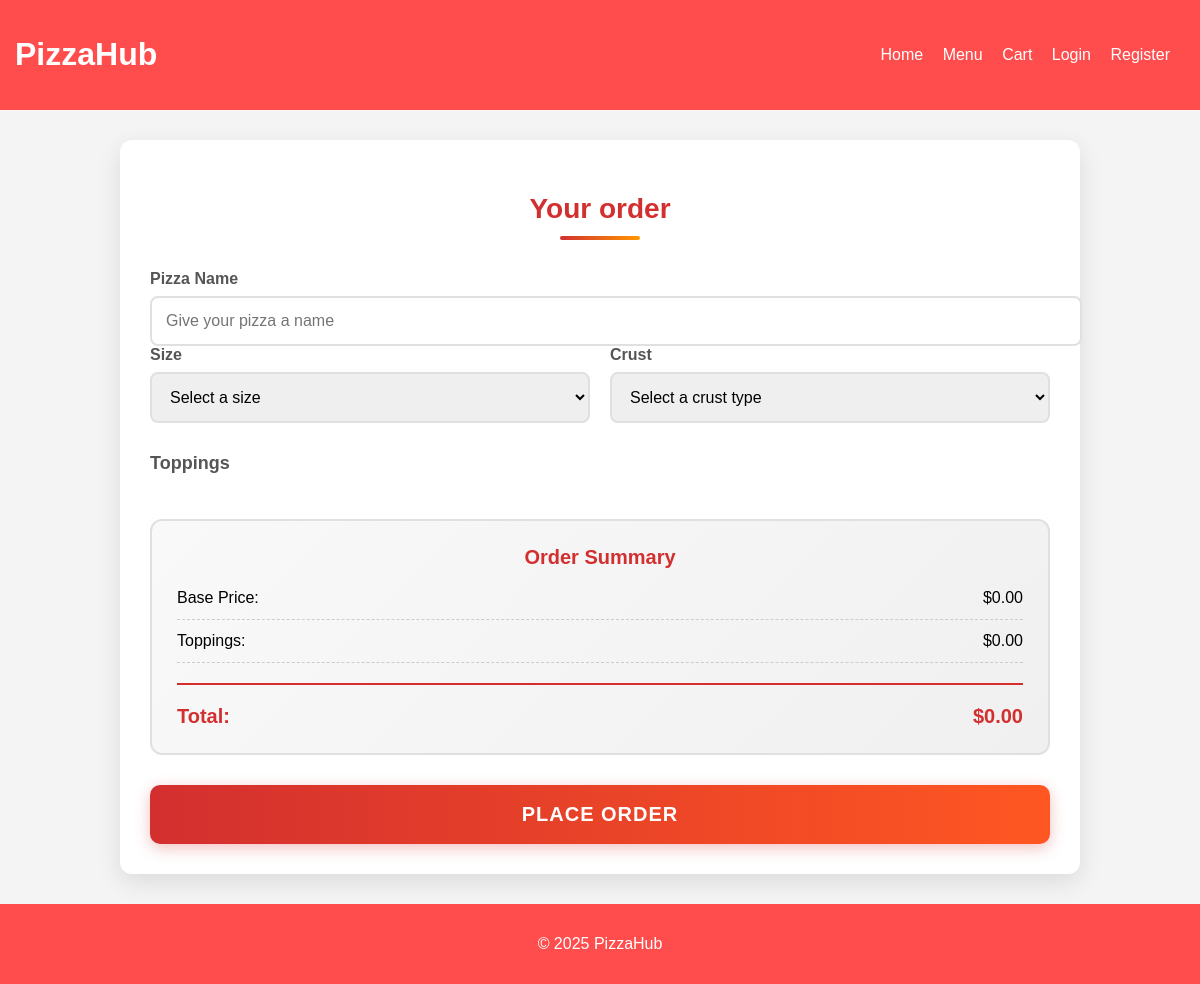
Before: /order-now/ with the older database file.
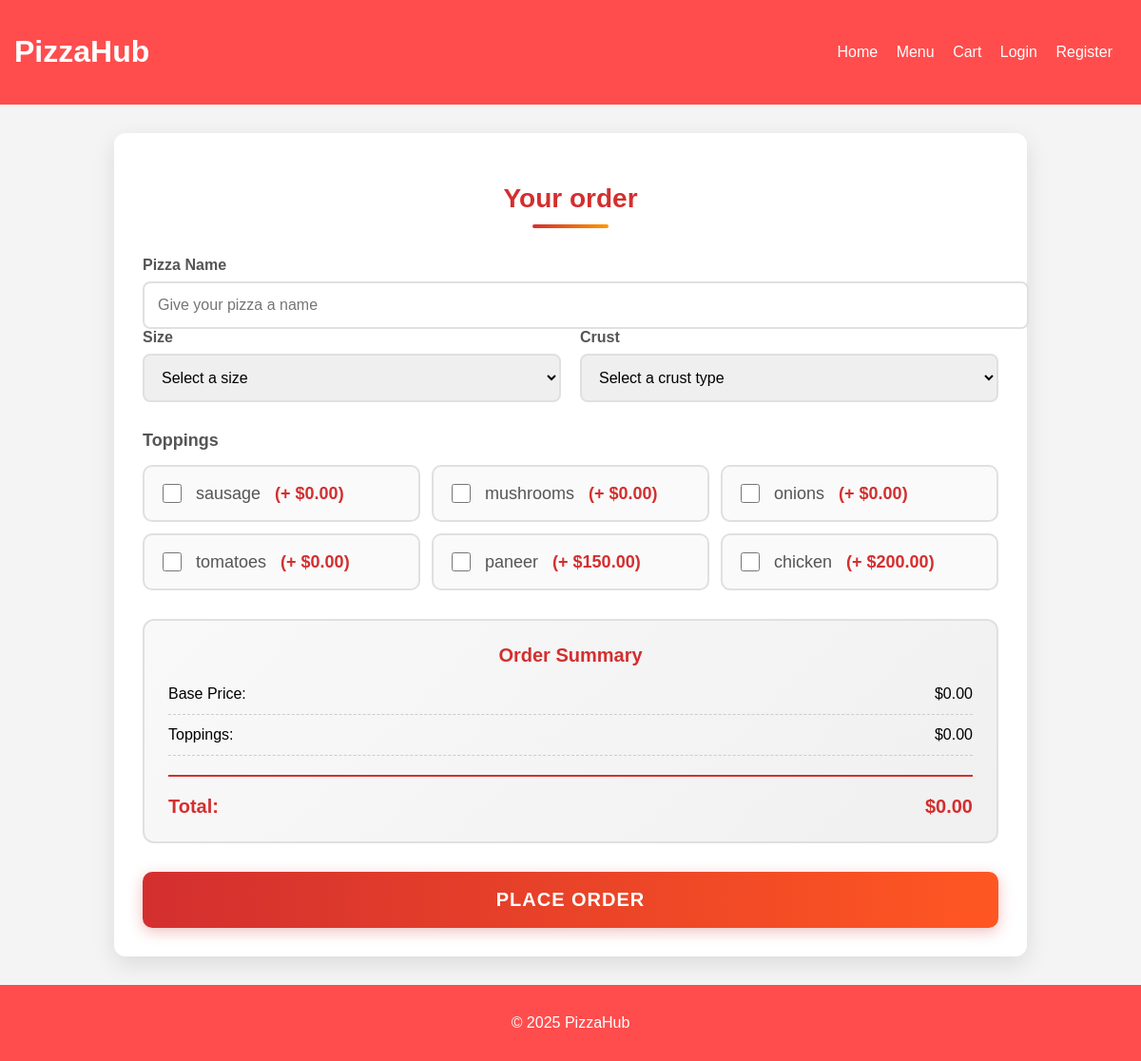
After: the same page with the newer database file.
### myapp/models.py (models this page shows, shortened)
class Topping(models.Model):
    name = models.CharField(max_length=50)
    extra_price = models.DecimalField(max_digits=5, decimal_places=2, default=0)

### myapp/views.py (the view, shortened to what this page needs)
# urls.py: path('order-now/', views.order_now, name='order_now'),
def order_now(request):
    context = {
        "sizes": PizzaSize.objects.all(),
        "crusts": PizzaCrust.objects.all(),
        "toppings": Topping.objects.all(),
    }
    return render(request, "myapp/order_form.html", context)

### myapp/templates/myapp/order_form.html (shortened to what this page needs)
{% extends "myapp/base.html" %}
{% load static %}
{% block content %}
<div class="order-container">
    <h2>Your order </h2>
    <form method="POST">
        <div class="form-group">
            <label for="pizza_name">Pizza Name</label>
            <input type="text" id="pizza_name" name="pizza_name" placeholder="Give your pizza a name" required>
        </div>
        <div class="form-row">
            <div class="form-group">
                <label for="size">Size</label>
                <select id="size" name="size" required>
                    <option value="">Select a size</option>
                </select>
            </div>
            <div class="form-group">
                <label for="crust">Crust</label>
                <select id="crust" name="crust" required>
                    <option value="">Select a crust type</option>
                </select>
            </div>
        </div>
        <div class="toppings-section">
            <label>Toppings</label>
            <div class="toppings-grid">
                {% for t in toppings %}
                <div class="topping-item">
                    <input type="checkbox" id="topping{{ t.id }}" name="toppings" value="{{ t.id }}">
                    <label for="topping{{ t.id }}">
                        {{ t.name }}
                        <span class="price-tag">(+ ${{ t.extra_price }})</span>
                    </label>
                </div>
                {% endfor %}
            </div>
        </div>
        <div class="price-summary">
            <div class="summary-title">Order Summary</div>
            <div class="summary-item">
                <span>Base Price:</span>
                <span id="base-price">$0.00</span>
            </div>
            <div class="summary-item">
                <span>Toppings:</span>
                <span id="toppings-price">$0.00</span>
            </div>
            <div class="summary-total">
                <span>Total:</span>
                <span id="total-price">$0.00</span>
            </div>
        </div>
        <button type="submit" class="order-btn">Place Order</button>
    </form>
</div>
{% endblock %}

Changed rows visible on the page:
added Topping: name "sausage", extra_price "0.00"
added Topping: name "mushrooms", extra_price "0.00"
added Topping: name "onions", extra_price "0.00"
added Topping: name "tomatoes", extra_price "0.00"
added Topping: name "paneer", extra_price "150.00"
added Topping: name "chicken", extra_price "200.00"
